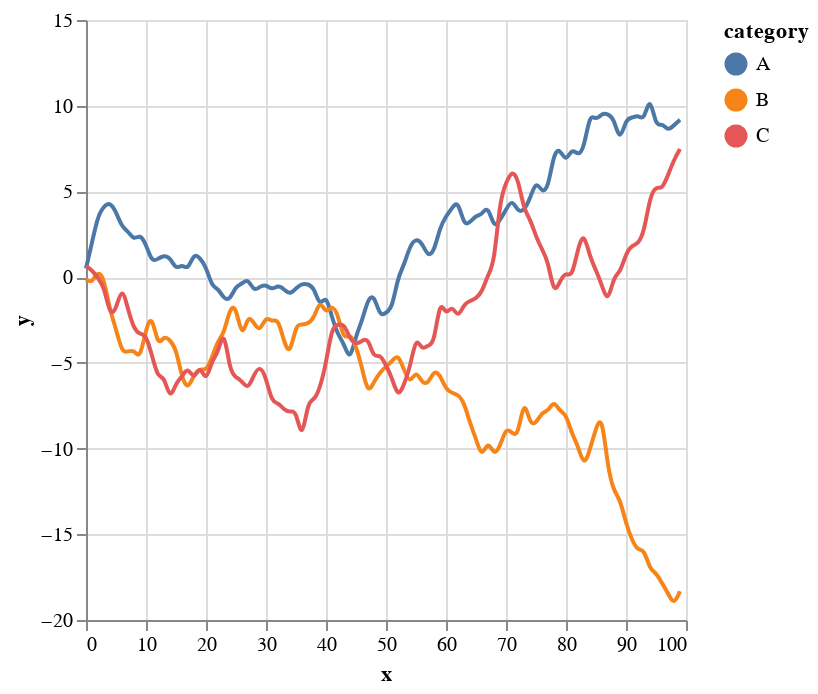

The code cell stored with this chart in its notebook:
### Markdown cell above
But also dynamic graphs:

### Code cell
import altair as alt
import pandas as pd
import numpy as np

np.random.seed(42)
source = pd.DataFrame(
    np.cumsum(np.random.randn(100, 3), 0).round(2),
    columns=["A", "B", "C"],
    index=pd.RangeIndex(100, name="x"),
)
source = source.reset_index().melt("x", var_name="category", value_name="y")

# Create a selection that chooses the nearest point & selects based on x-value
nearest = alt.selection_point(nearest=True, on="mouseover", fields=["x"], empty=False)

# The basic line
line = (
    alt.Chart(source)
    .mark_line(interpolate="basis")
    .encode(x="x:Q", y="y:Q", color="category:N")
)

# Transparent selectors across the chart. This is what tells us
# the x-value of the cursor
selectors = (
    alt.Chart(source)
    .mark_point()
    .encode(
        x="x:Q",
        opacity=alt.value(0),
    )
    .add_params(nearest)
)

# Draw points on the line, and highlight based on selection
points = line.mark_point().encode(
    opacity=alt.condition(nearest, alt.value(1), alt.value(0))
)

# Draw text labels near the points, and highlight based on selection
text = line.mark_text(align="left", dx=5, dy=-5).encode(
    text=alt.condition(nearest, "y:Q", alt.value(" "))
)

# Draw a rule at the location of the selection
rules = (
    alt.Chart(source)
    .mark_rule(color="gray")
    .encode(
        x="x:Q",
    )
    .transform_filter(nearest)
)

# Put the five layers into a chart and bind the data
alt.layer(line, selectors, points, rules, text).properties(
    width="container", height=300
)

### Figure 1 — Vega-Lite specification as saved in the notebook (floating-point values rounded to 4 significant figures; data arrays with more than 128 entries replaced by an {"elided": "..."} marker saying what was removed)
{"config": {"view": {"continuousWidth": 300, "continuousHeight": 300}}, "layer": [{"mark": {"type": "line", "interpolate": "basis"}, "encoding": {"color": {"field": "category", "type": "nominal"}, "x": {"field": "x", "type": "quantitative"}, "y": {"field": "y", "type": "quantitative"}}}, {"mark": {"type": "point"}, "encoding": {"opacity": {"value": 0}, "x": {"field": "x", "type": "quantitative"}}, "name": "view_1"}, {"mark": {"type": "point"}, "encoding": {"color": {"field": "category", "type": "nominal"}, "opacity": {"condition": {"param": "param_1", "value": 1, "empty": false}, "value": 0}, "x": {"field": "x", "type": "quantitative"}, "y": {"field": "y", "type": "quantitative"}}}, {"mark": {"type": "rule", "color": "gray"}, "encoding": {"x": {"field": "x", "type": "quantitative"}}, "transform": [{"filter": {"param": "param_1", "empty": false}}]}, {"mark": {"type": "text", "align": "left", "dx": 5, "dy": -5}, "encoding": {"color": {"field": "category", "type": "nominal"}, "text": {"condition": {"param": "param_1", "empty": false, "field": "y", "type": "quantitative"}, "value": " "}, "x": {"field": "x", "type": "quantitative"}, "y": {"field": "y", "type": "quantitative"}}}], "data": {"name": "data-6721a5d73fc2eb4feb320b5cbb7cae62"}, "height": 300, "params": [{"name": "param_1", "select": {"type": "point", "fields": ["x"], "nearest": true, "on": "mouseover"}, "views": ["view_1"]}], "width": "container", "$schema": "https://vega.github.io/schema/vega-lite/v5.8.0.json", "datasets": {"data-6721a5d73fc2eb4feb320b5cbb7cae62": {"elided": "300 records"}}}
